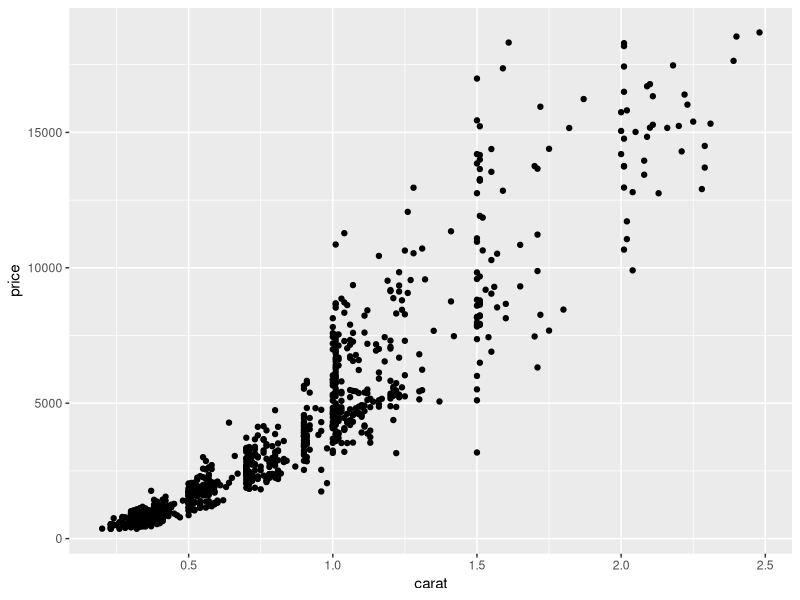
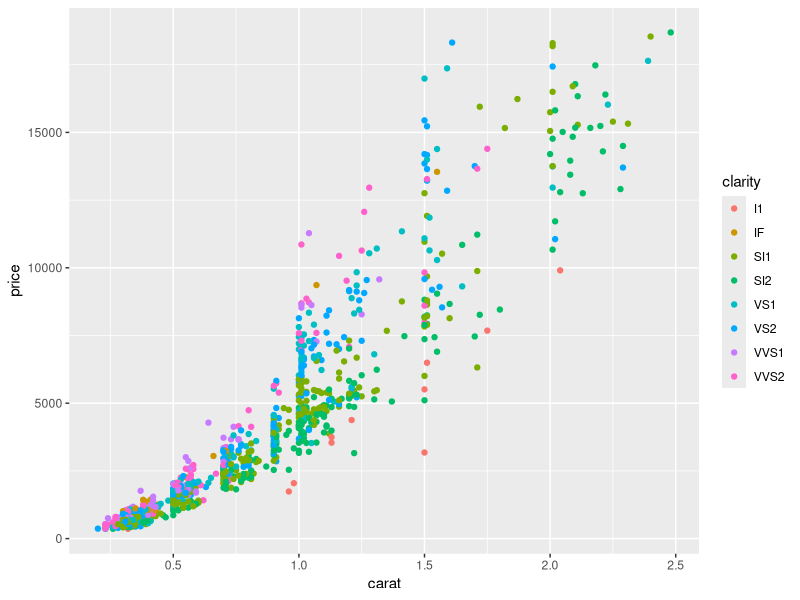
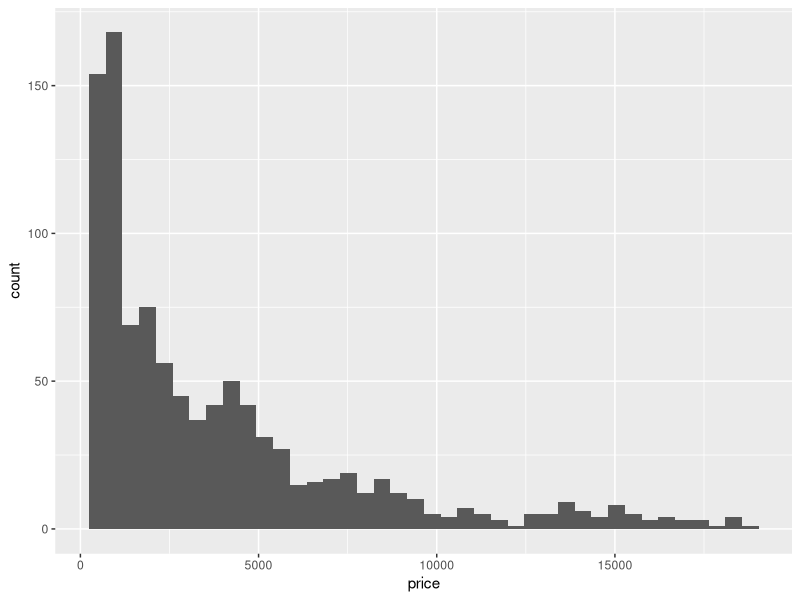
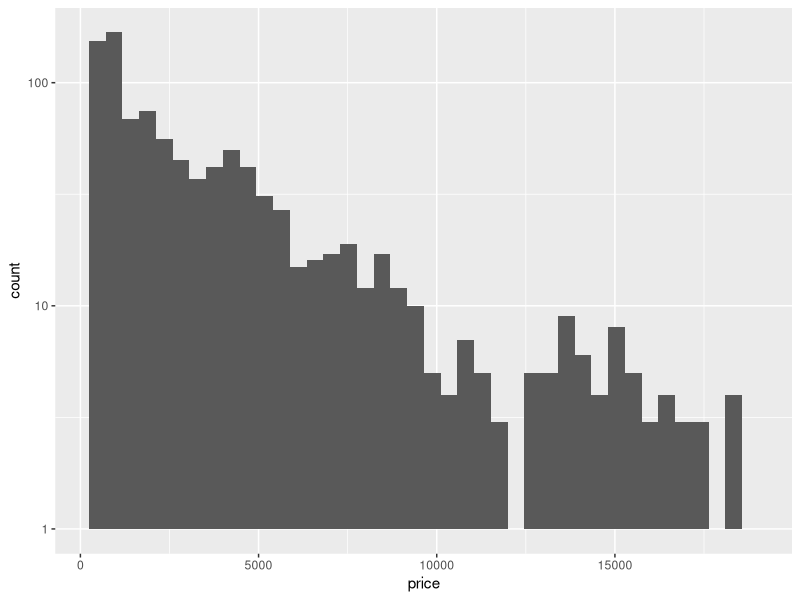
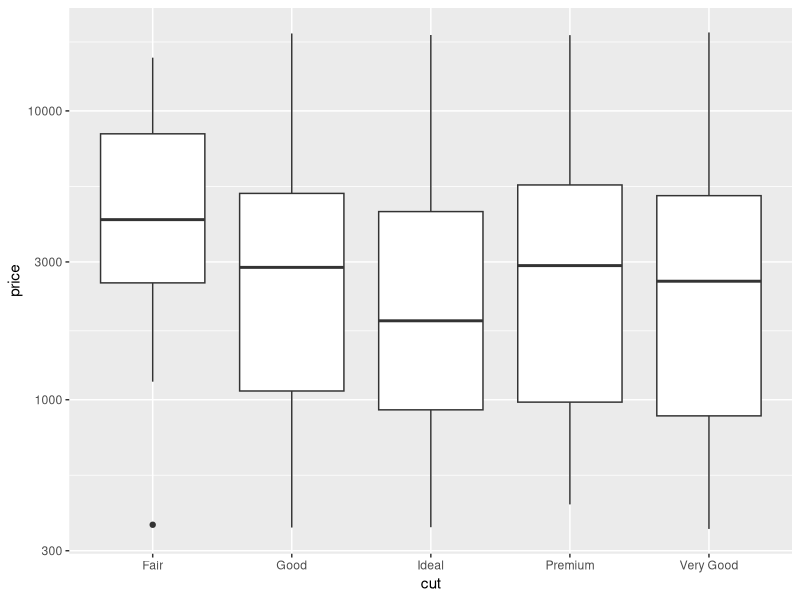
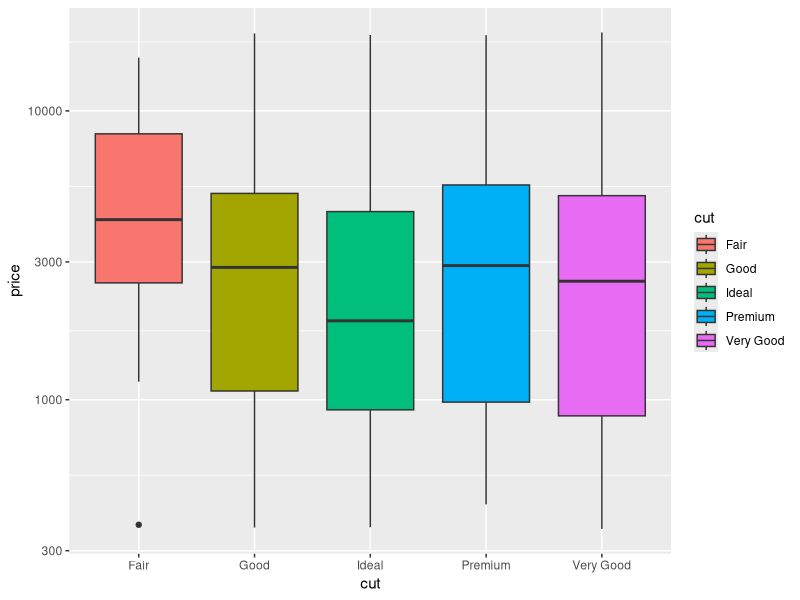
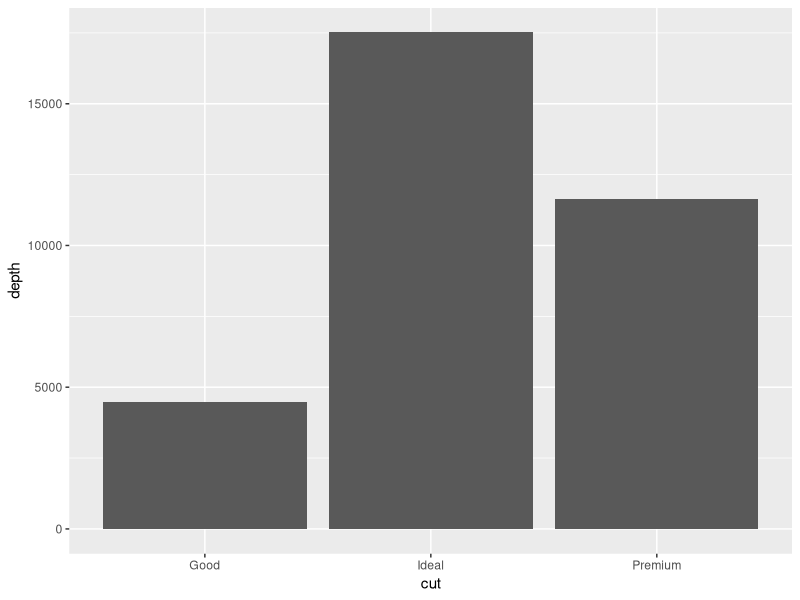
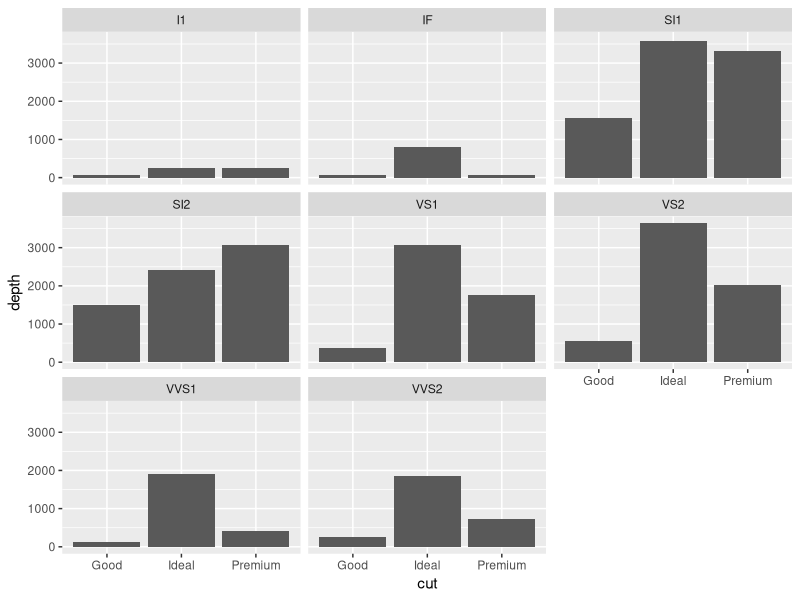

The R script that drew these images, in order:
## ---- chunk 1
diamonds <- read.csv("diamonds.csv")
str(diamonds)
print(diamonds)
## ---- chunk 2
install.packages("ggplot2")
library(ggplot2)
plot_dispersion <- ggplot(diamonds, aes(x = carat, y = price)) + geom_point()
plot_dispersion
## ---- chunk 3
plot_dispersion <- ggplot(diamonds, aes(x = carat, y = price , color = clarity)) + geom_point()
plot_dispersion
## ---- chunk 4

plot_histograma <- ggplot(diamonds, aes(x = price)) + geom_histogram(bins = 40)
plot_histograma
## ---- chunk 5
plot_histograma <- ggplot(diamonds, aes(x = price)) + geom_histogram(bins = 40) + scale_y_log10()

plot_histograma
## ---- chunk 6
plot_boxplot <- ggplot(diamonds, aes(x = cut, y = price)) + geom_boxplot() +
scale_y_log10()

plot_boxplot
## ---- chunk 7
plot_boxplot <- ggplot(diamonds, aes(x = cut, y = price, fill = cut)) +
  geom_boxplot() + scale_y_log10()

plot_boxplot
## ---- chunk 8
install.packages("dplyr")
library(dplyr)
filtered_price <- filter(diamonds, price > 1000 & cut %in% c("Good", "Ideal", "Premium"))
print(filtered_price)
## ---- chunk 9
bar_plot <- ggplot(filtered_price, aes(x = cut, y = depth)) +
  geom_bar(stat = "identity")

bar_plot
## ---- chunk 10
bar_plot <- ggplot(filtered_price, aes(x = cut, y = depth)) +
  geom_bar(stat = "identity") +
  facet_wrap(~ clarity)
bar_plot
## ---- chunk 11
bar_plot <- ggplot(filtered_price, aes(x = cut, y = depth, fill = clarity)) +
  geom_bar(stat = "identity") +
  facet_wrap(~ clarity)

bar_plot
## ---- chunk 12
median_dimension_diamond <- diamonds %>%
  group_by(cut) %>%
  summarize(mediaX = mean(x),
            mediaY = mean(y),
            mediaZ = mean(z))

print(median_dimension_diamond)
## ---- chunk 13
premium_filtered <- diamonds %>%
  filter(cut == "Premium")

cut_premium <- premium_filtered %>%
  group_by(clarity) %>%
  summarize(minPrice = min(price),
            maxPrice = max(price))

print(cut_premium)
## ---- chunk 14
bar_plot_premium <- ggplot(cut_premium, aes(x = clarity, y = maxPrice, fill = clarity)) +
  geom_bar(stat = "identity")

bar_plot_premium
